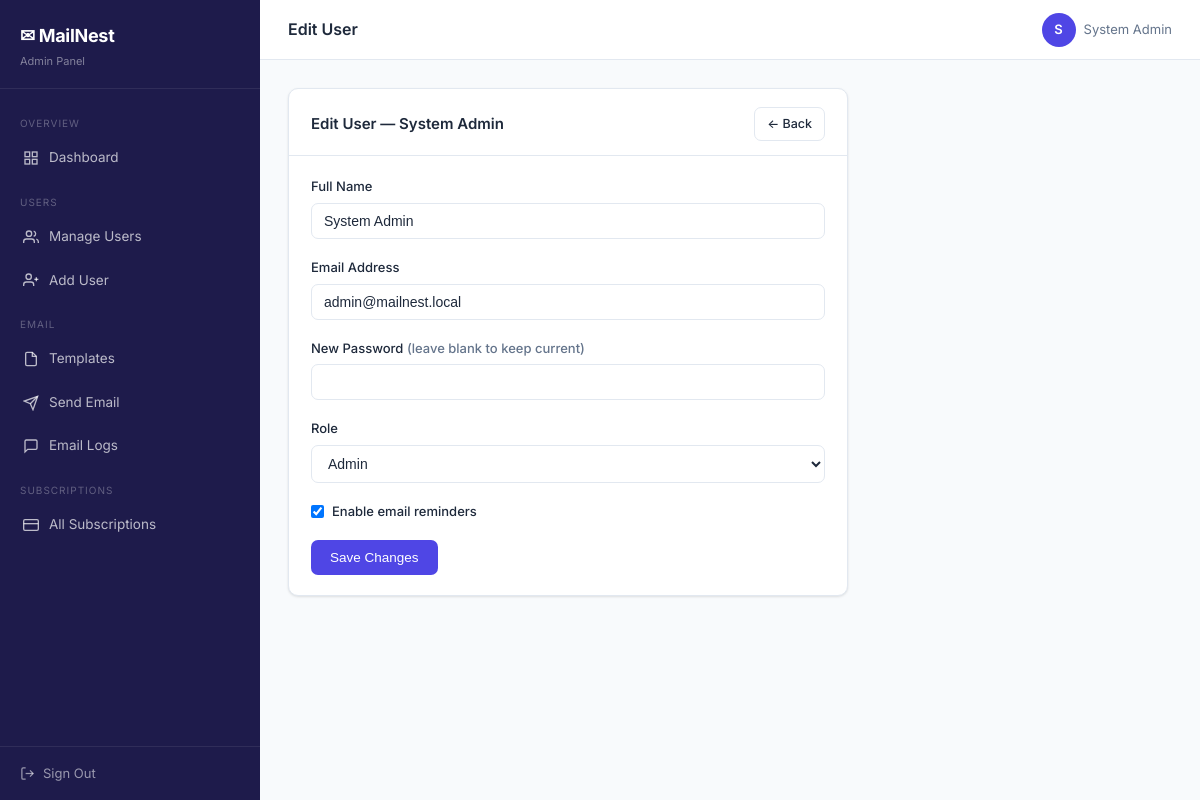
/admin/edit_user.php?id=1 (signed in), run on the app's committed database.
### tables this page shows
CREATE TABLE users (
    id            INT UNSIGNED AUTO_INCREMENT PRIMARY KEY,
    name          VARCHAR(100) NOT NULL,
    email         VARCHAR(150) NOT NULL UNIQUE,
    password      VARCHAR(255) NOT NULL,
    role          ENUM('admin','user') NOT NULL DEFAULT 'user',
    reminder_enabled TINYINT(1) NOT NULL DEFAULT 1,
    created_at    DATETIME NOT NULL DEFAULT CURRENT_TIMESTAMP
);

### config/bootstrap.php (called while the page is built, shortened)
<?php
require_once BASE_PATH . '/config/auth.php';
function baseUrl(string $path = ''): string {
    $base = rtrim($_ENV['APP_URL'] ?? '', '/');
    return $base . '/' . ltrim($path, '/');
}
function e(string $value): string {
    return htmlspecialchars($value, ENT_QUOTES | ENT_SUBSTITUTE, 'UTF-8');
}

### config/auth.php (called while the page is built, shortened)
<?php
function csrfToken(): string {
    return $_SESSION['csrf_token'];
}
function currentUser(): array {
    return [
        'id'    => $_SESSION['user_id']    ?? null,
        'name'  => $_SESSION['user_name']  ?? '',
        'email' => $_SESSION['user_email'] ?? '',
        'role'  => $_SESSION['role']       ?? '',
    ];
}

### admin/edit_user.php (the view, shortened to what this page needs)
<?php
require_once __DIR__ . '/../config/bootstrap.php';
$db     = getDB();
$userId = (int)($_GET['id'] ?? 0);
$stmt = $db->prepare("SELECT * FROM users WHERE id = :id");
$stmt->execute(['id' => $userId]);
$target = $stmt->fetch();
$values = $target;
$pageTitle = 'Edit User';
require_once __DIR__ . '/partials/layout.php';
?>
<div class="card" style="max-width:560px">
    <div class="card-header">
        <h3>Edit User — <?= e($target['name']) ?></h3>
        <a href="<?= baseUrl('admin/users.php') ?>" class="btn btn-outline btn-sm">← Back</a>
    </div>
    <div class="card-body">
        <form method="POST">
            <div class="form-group">
                <label>Full Name</label>
                <input type="text" name="name" class="form-control" value="<?= e($values['name']) ?>" required>
            </div>
            <div class="form-group">
                <label>Email Address</label>
                <input type="email" name="email" class="form-control" value="<?= e($values['email']) ?>" required>
            </div>
            <div class="form-group">
                <label>New Password <span class="text-muted">(leave blank to keep current)</span></label>
                <input type="password" name="password" class="form-control" minlength="8">
            </div>
            <div class="form-group">
                <label>Role</label>
                <select name="role" class="form-control">
                    <option value="admin" <?= $values['role']==='admin' ? 'selected':'' ?>>Admin</option>
                </select>
            </div>
            <div class="form-group">
                <label style="display:flex;gap:8px;align-items:center;cursor:pointer">
                    <input type="checkbox" name="reminder_enabled" value="1"
                        <?= $values['reminder_enabled'] ? 'checked' : '' ?>>
                    Enable email reminders
                </label>
            </div>
            <button type="submit" class="btn btn-primary">Save Changes</button>
        </form>
    </div>
</div>
<?php require_once __DIR__ . '/partials/layout_end.php'; ?>

### admin/partials/layout.php (shortened to what this page needs)
<?php
$user   = currentUser();
$token  = csrfToken();
$logout = baseUrl('auth/logout.php?token=' . urlencode($token));
$active = basename($_SERVER['PHP_SELF'], '.php');
function navLink(string $file, string $label, string $icon, string $active): string {
    $base = basename($_SERVER['PHP_SELF'], '.php');
    $cls  = ($base === $file) ? ' active' : '';
    $url  = baseUrl("admin/{$file}.php");
    return "<a href=\"{$url}\" class=\"{$cls}\">{$icon} {$label}</a>";
}
$initials = strtoupper(substr($user['name'], 0, 1));
?>
<!DOCTYPE html>
<html lang="en">
<head>
    <link rel="stylesheet" href="<?= baseUrl('assets/css/app.css') ?>">
</head>
<body>
<div class="layout">
    <aside class="sidebar" id="sidebar">
        <div class="sidebar-logo">
            <h2>✉ MailNest</h2>
            <span>Admin Panel</span>
        </div>
        <nav class="sidebar-nav">
            <div class="nav-group-title">Overview</div>
            <?= navLink('dashboard',  'Dashboard',   '<svg width="16" height="16" fill="none" stroke="currentColor" stroke-width="2" viewBox="0 0 24 24"><rect x="3" y="3" width="7" height="7"/><rect x="14" y="3" width="7" height="7"/><rect x="14" y="14" width="7" height="7"/><rect x="3" y="14" width="7" height="7"/></svg>', $active) ?>
            <div class="nav-group-title">Users</div>
            <?= navLink('users',       'Manage Users', '<svg width="16" height="16" fill="none" stroke="currentColor" stroke-width="2" viewBox="0 0 24 24"><path d="M17 21v-2a4 4 0 0 0-4-4H5a4 4 0 0 0-4 4v2"/><circle cx="9" cy="7" r="4"/><path d="M23 21v-2a4 4 0 0 0-3-3.87M16 3.13a4 4 0 0 1 0 7.75"/></svg>', $active) ?>
            <?= navLink('add_user',    'Add User',     '<svg width="16" height="16" fill="none" stroke="currentColor" stroke-width="2" viewBox="0 0 24 24"><path d="M16 21v-2a4 4 0 0 0-4-4H5a4 4 0 0 0-4 4v2"/><circle cx="8.5" cy="7" r="4"/><line x1="20" y1="8" x2="20" y2="14"/><line x1="23" y1="11" x2="17" y2="11"/></svg>', $active) ?>
            <div class="nav-group-title">Email</div>
            <?= navLink('templates',    'Templates',     '<svg width="16" height="16" fill="none" stroke="currentColor" stroke-width="2" viewBox="0 0 24 24"><path d="M14 2H6a2 2 0 0 0-2 2v16a2 2 0 0 0 2 2h12a2 2 0 0 0 2-2V8z"/><polyline points="14,2 14,8 20,8"/></svg>', $active) ?>
            <?= navLink('send_email',   'Send Email',    '<svg width="16" height="16" fill="none" stroke="currentColor" stroke-width="2" viewBox="0 0 24 24"><line x1="22" y1="2" x2="11" y2="13"/><polygon points="22,2 15,22 11,13 2,9 22,2"/></svg>', $active) ?>
            <?= navLink('logs',         'Email Logs',    '<svg width="16" height="16" fill="none" stroke="currentColor" stroke-width="2" viewBox="0 0 24 24"><path d="M21 15a2 2 0 0 1-2 2H7l-4 4V5a2 2 0 0 1 2-2h14a2 2 0 0 1 2 2z"/></svg>', $active) ?>
            <div class="nav-group-title">Subscriptions</div>
            <?= navLink('subscriptions', 'All Subscriptions', '<svg width="16" height="16" fill="none" stroke="currentColor" stroke-width="2" viewBox="0 0 24 24"><rect x="1" y="4" width="22" height="16" rx="2" ry="2"/><line x1="1" y1="10" x2="23" y2="10"/></svg>', $active) ?>
        </nav>
        <div class="sidebar-footer">
            <a href="<?= e($logout) ?>" data-confirm="Are you sure you want to sign out?">
                <svg width="15" height="15" fill="none" stroke="currentColor" stroke-width="2" viewBox="0 0 24 24"><path d="M9 21H5a2 2 0 0 1-2-2V5a2 2 0 0 1 2-2h4"/><polyline points="16,17 21,12 16,7"/><line x1="21" y1="12" x2="9" y2="12"/></svg>
                Sign Out
            </a>
        </div>
    </aside>
    <div class="main-content">
        <header class="topbar">
            <div class="topbar-left">
                <h2><?= e($pageTitle ?? 'Admin') ?></h2>
            </div>
            <div class="topbar-right">
                <div class="topbar-user">
                    <div class="avatar"><?= e($initials) ?></div>
                    <span><?= e($user['name']) ?></span>
                </div>
            </div>
        </header>
        <div class="page-body">

### assets/css/app.css (style rules this page uses)
:root { --primary: #4f46e5; --primary-dk: #3730a3; --accent: #06b6d4; --success: #10b981; --danger: #ef4444; --warning: #f59e0b; --bg: #f8fafc; --surface: #ffffff; --border: #e2e8f0; --text: #1e293b; --muted: #64748b; --sidebar-w: 260px; --radius: 10px; --shadow: 0 1px 3px rgba(0,0,0,.08), 0 1px 2px rgba(0,0,0,.04); --shadow-md: 0 4px 6px -1px rgba(0,0,0,.1); }
*, *::before, *::after { box-sizing: border-box; margin: 0; padding: 0; }
body { font-family: 'Inter', system-ui, -apple-system, sans-serif; background: var(--bg); color: var(--text); font-size: 14px; line-height: 1.6; min-height: 100vh; }
a { color: var(--primary); text-decoration: none; }
.layout { display: flex; min-height: 100vh; }
.sidebar { width: var(--sidebar-w); background: #1e1b4b; display: flex; flex-direction: column; position: fixed; top: 0; left: 0; bottom: 0; z-index: 100; transition: transform .2s; }
.sidebar-logo { padding: 22px 20px 18px; border-bottom: 1px solid rgba(255,255,255,.08); }
.sidebar-logo h2 { color: #fff; font-size: 18px; font-weight: 700; letter-spacing: -.3px; }
.sidebar-logo span { font-size: 11px; color: rgba(255,255,255,.45); display: block; margin-top: 2px; }
.sidebar-nav { flex: 1; padding: 12px 0; overflow-y: auto; }
.sidebar-nav a { display: flex; align-items: center; gap: 10px; padding: 11px 20px; color: rgba(255,255,255,.7); font-size: 13.5px; transition: all .15s; border-left: 3px solid transparent; }
.sidebar-nav a svg { flex-shrink: 0; }
.sidebar-nav .nav-group-title { padding: 14px 20px 5px; font-size: 10px; color: rgba(255,255,255,.3); text-transform: uppercase; letter-spacing: 1px; pointer-events: none; }
.sidebar-footer { padding: 16px 20px; border-top: 1px solid rgba(255,255,255,.08); }
.sidebar-footer a { color: rgba(255,255,255,.55); font-size: 13px; display: flex; align-items: center; gap: 8px; }
.main-content { margin-left: var(--sidebar-w); flex: 1; display: flex; flex-direction: column; min-width: 0; }
.topbar { background: var(--surface); border-bottom: 1px solid var(--border); padding: 0 28px; height: 60px; display: flex; align-items: center; justify-content: space-between; position: sticky; top: 0; z-index: 50; }
.topbar-left h2 { font-size: 16px; font-weight: 600; }
.topbar-right { display: flex; align-items: center; gap: 14px; }
.topbar-user { display: flex; align-items: center; gap: 8px; font-size: 13px; color: var(--muted); }
.avatar { width: 34px; height: 34px; background: var(--primary); color: #fff; border-radius: 50%; display: flex; align-items: center; justify-content: center; font-size: 13px; font-weight: 600; }
.page-body { padding: 28px; }
.card { background: var(--surface); border-radius: var(--radius); border: 1px solid var(--border); box-shadow: var(--shadow); }
.card-header { padding: 18px 22px 14px; border-bottom: 1px solid var(--border); display: flex; align-items: center; justify-content: space-between; }
.card-header h3 { font-size: 15px; font-weight: 600; }
.card-body { padding: 20px 22px; }
.form-group { margin-bottom: 18px; }
.form-group label { display: block; font-size: 13px; font-weight: 500; margin-bottom: 6px; }
.form-control { width: 100%; padding: 9px 12px; border: 1px solid var(--border); border-radius: 7px; font-size: 14px; transition: border-color .15s, box-shadow .15s; background: var(--surface); color: var(--text); }
.btn { display: inline-flex; align-items: center; gap: 6px; padding: 9px 18px; border-radius: 7px; font-size: 13.5px; font-weight: 500; cursor: pointer; border: 1px solid transparent; transition: all .15s; text-decoration: none !important; }
.btn-primary { background: var(--primary); color: #fff; }
.btn-outline { background: transparent; color: var(--text); border-color: var(--border); }
.btn-sm { padding: 6px 12px; font-size: 12.5px; }
.text-muted { color: var(--muted); }

### data on the page
users: name "S", name "System Admin", email "admin@mailnest.local", role "Admin", reminder_enabled "☑"

### other printed values
$label "Dashboard Manage Users Add User Templates Send Email Email Logs All Subscriptions"
$pageTitle "Edit User"
